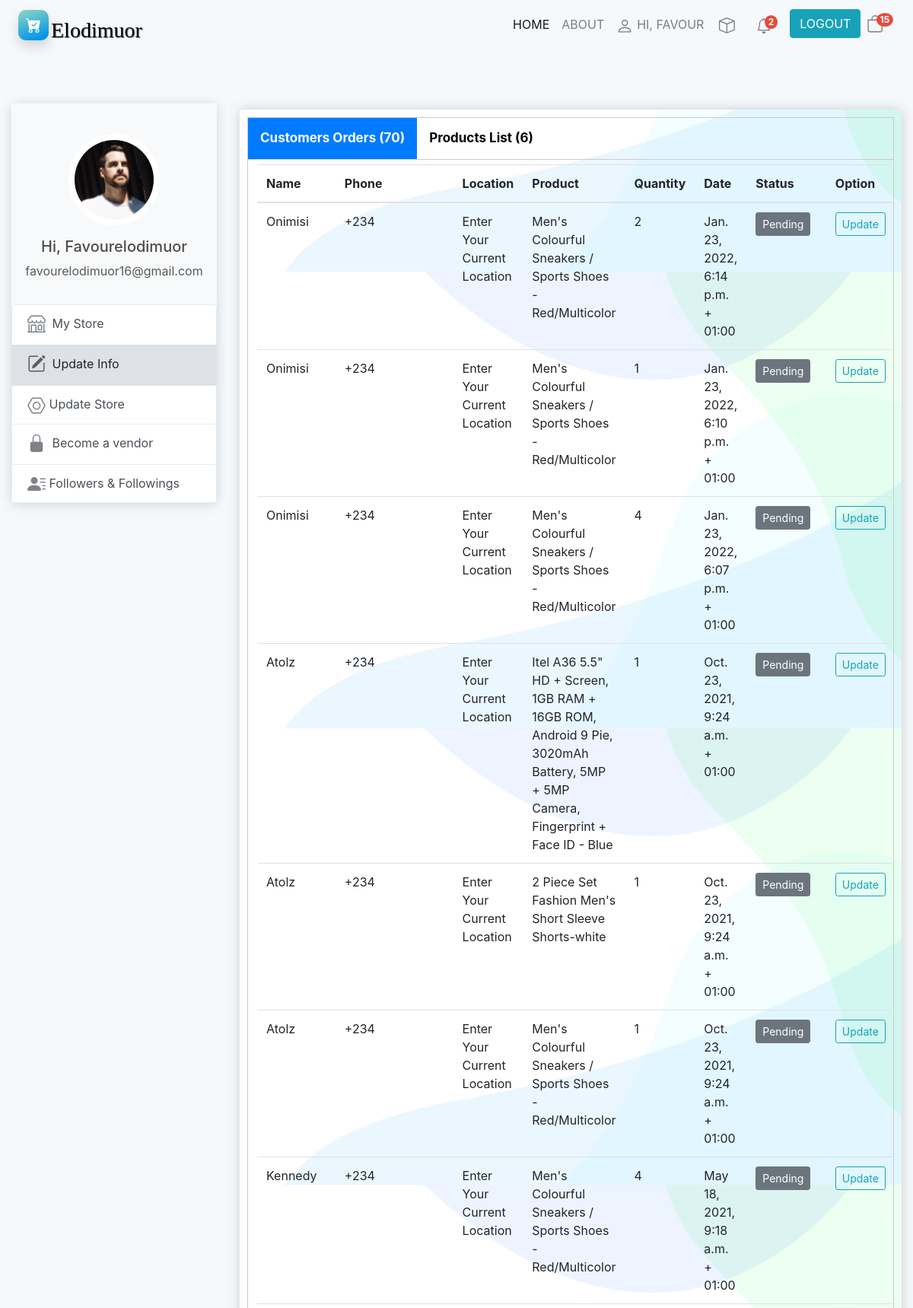
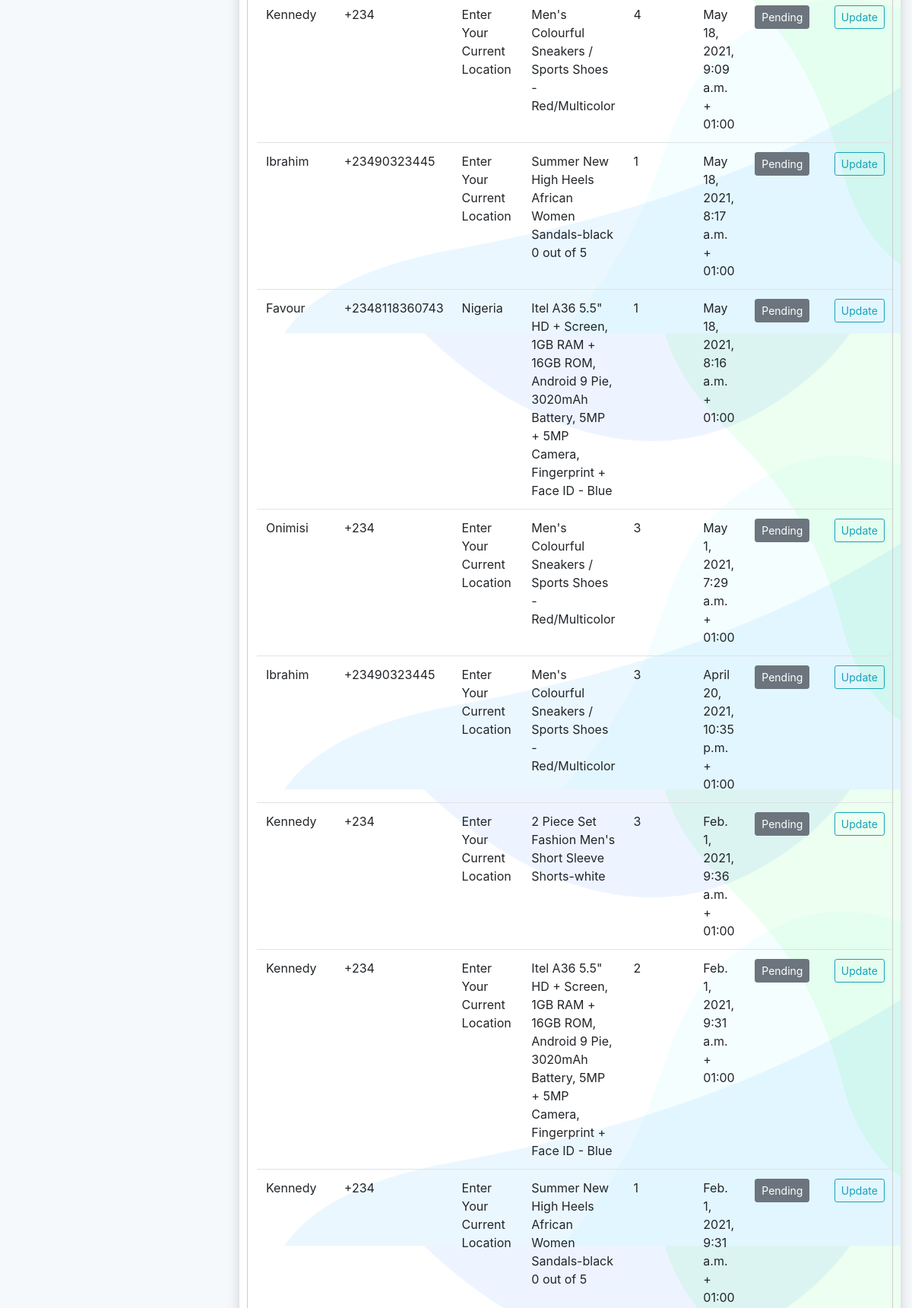
/profile/customers/ (signed in, upper part), run on the app's committed database (2 pictures, top to bottom).
### users/models.py (models this page shows, shortened)
class User(AbstractUser):
    paid_until = models.DateField(
        null=True,
        blank=True
    )
    def has_paid(
            self,
            current_date=datetime.date.today()
    ):
        if self.paid_until is None:
            return False
        return current_date < self.paid_until
    location = models.CharField(max_length=255, default='Enter Your Current Location')
    phone_number = models.CharField(max_length=20, default='+234')
    customer_pics = models.ImageField(default='146-1468479_my-profile-icon-blank-profile-picture-circle-hd.png',
                                      upload_to='images'
                                      )
    follower = models.ManyToManyField(settings.AUTH_USER_MODEL, blank=True)
    user_following_list = models.ManyToManyField(settings.AUTH_USER_MODEL, related_name='following_list')
    customer = models.ForeignKey(Customer, null=True, blank=True, on_delete=models.CASCADE)
    subscription = models.ForeignKey(Subscription, null=True, blank=True, on_delete=models.CASCADE)

### store/models.py (models this page shows, shortened)
class OrderItem(models.Model):
    product = models.ForeignKey(Product, on_delete=models.CASCADE, null=True, blank=True)
    customer = models.ForeignKey(settings.AUTH_USER_MODEL, on_delete=models.CASCADE, null=True, blank=True)
    order = models.ForeignKey(Order, on_delete=models.CASCADE, null=True, blank=True)
    quantity = models.IntegerField(default=0, null=True, blank=True)
    date_added = models.DateTimeField(auto_now=True)
    CATEGORY_CHOICES = (
        ('Pending', 'Pending'),
        ('Delivered', 'Delivered'),
    )
    status = models.CharField(choices=CATEGORY_CHOICES, max_length=10, null=True, blank=True)
    def __str__(self):
        return str(self.order)

class Product(models.Model):
    name = models.CharField(max_length=220, default='Enter product name')
    price = models.FloatField(default=10)
    digital = models.BooleanField(default=False)
    category = models.ForeignKey(Category, on_delete=models.CASCADE)
    description = RichTextField()
    image = models.ImageField(
        upload_to='upload/products',
        default='2+placeholder test.png'
    )
    image2 = models.ImageField(
        upload_to='upload/products',
        null=True, blank=True
    )
    date = models.DateTimeField(default=timezone.now)
    seller = models.ForeignKey(settings.AUTH_USER_MODEL, on_delete=models.CASCADE)
    seller_delivery_price = models.FloatField(null=True, blank=True)
    date_updated = models.DateTimeField(auto_now=True)
    count = models.IntegerField(default=0)
    order_count = models.IntegerField(default=0)
    def __str__(self):
        return self.name
    @property
    def get_customer_(self):
        customers = self.orderitem_set.all().order_by('-order')[0:2]
        return customers

### users/views.py (the view)
# urls.py: path('profile/customers/', user_views.customer_product_list, name='customer-product-list'),
@login_required
def customer_product_list(request):
    products = Product.objects.filter(seller=request.user).order_by('-id')
    if Vendor.objects.filter(user=request.user).exists():
        notify_orders = OrderItem.objects.filter(
            product__in=request.user.product_set.all()).order_by('-date_added')[:5]
    else:
        notify_orders = {'notify_orders': 0}
    total_product = products.count()
    orders = OrderItem.objects.filter(product=products).order_by('-date_added')
    customers_orders = OrderItem.objects.filter(product__in=request.user.product_set.all()).order_by(
        '-date_added')
    if request.user.is_authenticated:
        user_followers = request.user.userfollower_set.all().order_by('-date_followed')[:4]
    else:
        user_followers = 0
    if request.user.is_authenticated:
        customer = request.user
        order, created = Order.objects.get_or_create(customer_name=customer, complete=False)
        items = OrderItem.objects.filter(order=order)
        cartItems = order.get_cart_items
    else:
        items = []
        order = {'get_cart_total': 0, 'get_cart_items': 0, 'shipping': False}
        cartItems = order['get_cart_items']
    context = {
        'customers_orders': customers_orders,
        "notify_orders": notify_orders,
        "user_followers": user_followers,
        'products': products,
        'cartItems': cartItems,
        'total_product': total_product,
        'orders': orders,
        'items': items,
    }
    return render(request, 'users/customer_product_list.html', context)

### users/templates/users/customer_product_list.html (shortened to what this page needs)
{% extends 'store/base.html' %}
{% block content %}
{% include "store/nav.html" %}
{% load static %}
{% load crispy_forms_tags %}
<div class="row mt-2">
    <div class="col-lg-3">
        <div class="sticky-top" style="top: 70px">
            <div class="card border-0">
                <div align="center" class="customer-profile">
                    <br>
                    <img width="120" height="120" background="#777" color="#777"
                         class="rounded-circle customer-image img-fluid" src="{{ user.customer_pics.url }}">
                    <h5>Hi, {{ user }}
                    </h5>
                    <p class="text-truncate">{{ user.email }}</p>
                </div>
                <ul class="customer-nav list-group">
                    <a href="{% url 'user-post' user.username %}"
                       class="d-flex justify-content-between align-items-center list-group-item">
                        <span>
                        My Store
                        </span>
                    </a>
                    <a href="{% url 'update-info' %}"
                       class="d-flex justify-content-between align-items-center active list-group-item">
                        <span>
                                Update Info
                        </span>
                    </a>
                    <a href="{% url 'update_store' %}"
                       class="d-flex justify-content-between align-items-center list-group-item">
                        <span>
                                Update Store
                        </span>
                    </a>
                    {% if request.user.vendor %}
                    {% if request.user.has_paid %}
                    <a href="{% url 'store-create' %}"
                       class="d-flex justify-content-between align-items-center list-group-item">
                            <span>
                                <svg style="opacity: 0.7" width="1.5em" height="1.5em" viewBox="0 0 16 16"
                                     class="bi bi-unlock-fill float-righ mb-1 mr-1"
                                     fill="currentColor"
                                     xmlns="http://www.w3.org/2000/svg">
                                    <path d="M.5 9a2 2 0 0 1 2-2h7a2 2 0 0 1 2 2v5a2 2 0 0 1-2 2h-7a2 2 0 0 1-2-2V9z"/>
                                    <path fill-rule="evenodd"
                                          d="M8.5 4a3.5 3.5 0 1 1 7 0v3h-1V4a2.5 2.5 0 0 0-5 0v3h-1V4z"/>
                                </svg>
                                Become a vendor
                            </span>
                    </a>
                    {% else %}
                    <a href="{% url 'subscription' %}"
                       class="d-flex justify-content-between align-items-center list-group-item">
                            <span>
                                Become a vendor
                            </span>
                    </a>
                    {% endif %}
                    {% endif %}
                    <a href="{% url 'user_follower_view' %}"
                       class="d-flex justify-content-between align-items-center list-group-item">
                        <span>
                        Followers & Followings
                        </span>
                    </a>
                </ul>
            </div>
        </div>
        <br>
    </div>
    <div class="col-lg-9 mb-2 mt-2" style="">
        <div class="box-element"
             style="overflow:auto;background-image:url('{% static 'images/corner-4.png' %}');background-position: right; border-top-right-radius: .375rem;">
            <div class="tab">
                <button class="tablinks" onclick="openCity(event, 'London')" id="defaultOpen">
                    <b>Customers Orders ({{ customers_orders.count }})</b>
                </button>
                <button class="tablinks" onclick="openCity(event, 'Paris')">
                    <b style="
                        display: flex;
                        flex-direction: column;">Products List ({{ total_product }})</b>
                </button>
            </div>
            <div id="London" class="tabcontent">
                <table class="table table-hover">
                    <thead>
                    <tr>
                        <th>Name</th>
                        <th>Phone</th>
                        <th>Location</th>
                        <th>Product</th>
                        <th>Quantity</th>
                        <th>Date</th>
                        <th>Status</th>
                        <th>Option</th>
                    </tr>
                    </thead>
                    <tbody>
                    {% for p in customers_orders %}
                    {% if p.order.complete %}
                    <tr>
                        <td>
                            {% if p.customer.first_name %}
                            {{ p.customer.first_name }}
                            {% else %}
                            {{ p.customer }}
                            {% endif %}
                        </td>
                        <td>{{ p.customer.phone_number }}</td>
                        <td>{{ p.customer.location }}</td>
                        <td>{{ p.product }}</td>
                        <td>{{ p.quantity }}</td>
                        <td>{{ p.date_added }} + 01:00</td>
                        <td>
                            {% if p.status == 'Delivered' %}
                            <b><span class="btn btn-sm btn-info">Delivered</span></b>
                            {% else %}
                            <b><span class="btn btn-sm btn-secondary">Pending</span></b>
                            {% endif %}
                        </td>
                        <td>
                            <b><a href="{% url 'update_store_del' p.id %}"
                                  class="btn btn-sm btn-outline-info">Update</a></b>
                        </td>
                    </tr>
                    {% endif %}
                    {% endfor %}
                    </tbody>
                </table>
            </div>
        </div>
    </div>
</div>
{% endblock content %}

### store/templates/store/nav.html (shortened to what this page needs)
{% load static %}
{% load humanize %}
<link
        rel="stylesheet"
        href="https://cdnjs.cloudflare.com/ajax/libs/animate.css/4.1.1/animate.min.css"
/>
<nav class="bg-light navbar navbar-expand-lg navbar-light fixed-top mb-4" style="background-color: #f6f9fc !important;">
    <div class="form-inline my-2 my-lg-0">
        <a href="{% url 'home' %}" class="text-decoration-none">
            <div class="ml-2 row container shadow flex-column" style="box-shadow: 1px 1px grey;
                        background-color: #00BFFF;
                        background-image: linear-gradient(160deg, #80D0C7 10%,  #0093E9 90%);
                        border-radius: 10px;
                        width: 40px;
	                    height: 40px;
                        padding: 5px;
                        padding-bottom: 10px;
                        padding-top: 10px;">
                <h3 class="ml-2 mb-2 font-shadow" style="color: black;display: inline-block; font-family:
                    Lucida Calligraphy;text-shadow: 1px 1px 1px grey;">Elodimuor
                </h3>
            </div>
        </a>
    </div>
    <nav id="navbar_main" class="mobile-offcanvas navbar navbar-expand-lg navbar-light bg-light"
         style="background-color: #f6f9fc !important;">
    </nav>
    <div class="navbar-collapse mr-auto order-lg-2 collapse hide_nav" id="navbarCollapse" style="">
        <ul class="navbar-nav">
            <form class="form-inline ">
                <ul class="navbar-nav mr-auto">
                    {% if user.is_authenticated %}
                    <li class="nav-item active">
                        <a href="{% url 'home' %}" class="nav-link">HOME</a>
                    </li>
                    <li class="nav-item">
                        <a href="{% url 'about' %}" class="nav-link">ABOUT</a>
                    </li>
                    <li class="nav-item">
                        <a href="{% url 'profile' %}" class="nav-link">
                            HI,
                            {% if request.user.first_name %}
                            {{ request.user.first_name|safe|truncatechars:"7"|upper }}
                            {% else %}
                            {{ request.user|safe|truncatechars:"7"|upper }}
                            {% endif %}
                        </a>
                    </li>
                    <li class="nav-item dropdown no-arrow mx-1">
                        <a class="nav-link notification-btn" href="#" id="alertsDropdown" role="button"
                           data-href=''
                           data-toggle="dropdown" aria-haspopup="true" aria-expanded="false">
                        </a>
                    </li>
                    <li class="nav-item dropdown mr-3 ml-2">
                        <a class="nav-link " href="#" id="navbarDropdown" role="button"
                           data-toggle="dropdown" aria-haspopup="true" aria-expanded="false">
                            <span class="badge badge_ badge-danger badge-counter" id="counter">2
                            </span>
                        </a>
                    </li>
                    <br>
                    <li class="nav-item">
                        <a class="nav-success btn btn-info mr-sm-2" href="{% url 'logout' %}">
                            LOGOUT
                        </a>
                    </li>
                    <br>
                    <li class="nav-item">
                        <a style="margin-right:10px;float:left;" href="{% url 'cart' %}"
                           class="text-decoration-none d-flex align-items-center order-lg-3">
                            <span>
                                <p style="margin-left: -10px; border-radius: 100%" class="badge badge-danger _result">
                                {{ cartItems }}
                                </p>
                            </span>
                        </a>
                    </li>
                    <br>
                    {% endif %}
                </ul>
            </form>
        </ul>
    </div>
</nav>

### data on the page
User: user.first_name "FAVOUR", customer_pics (picture), username "Favourelodimuor", email "favourelodimuor16@gmail.com"
OrderItem: customer.first_name "Onimisi", customer.phone_number "+234", customer.location "Enter Your Current Location", product "Men's Colourful Sneakers / Sports Shoes - Red/Multicolor", quantity "2", date_added "Jan. 23, 2022, 6:14 p.m.", shows "Pending"
OrderItem: customer.first_name "Onimisi", customer.phone_number "+234", customer.location "Enter Your Current Location", product "Men's Colourful Sneakers / Sports Shoes - Red/Multicolor", quantity "1", date_added "Jan. 23, 2022, 6:10 p.m.", shows "Pending"
OrderItem: customer.first_name "Onimisi", customer.phone_number "+234", customer.location "Enter Your Current Location", product "Men's Colourful Sneakers / Sports Shoes - Red/Multicolor", quantity "4", date_added "Jan. 23, 2022, 6:07 p.m.", shows "Pending"
OrderItem: customer.first_name "Atolz", customer.phone_number "+234", customer.location "Enter Your Current Location", product "Itel A36 5.5\" HD + Screen, 1GB RAM + 16GB ROM, Android 9 Pie, 3020mAh Battery, 5MP + 5MP Camera, Fingerprint + Face ID - Blue", quantity "1", date_added "Oct. 23, 2021, 9:24 a.m.", shows "Pending"
OrderItem: customer.first_name "Atolz", customer.phone_number "+234", customer.location "Enter Your Current Location", product "2 Piece Set Fashion Men's Short Sleeve Shorts-white", quantity "1", date_added "Oct. 23, 2021, 9:24 a.m.", shows "Pending"
OrderItem: customer.first_name "Atolz", customer.phone_number "+234", customer.location "Enter Your Current Location", product "Men's Colourful Sneakers / Sports Shoes - Red/Multicolor", quantity "1", date_added "Oct. 23, 2021, 9:24 a.m.", shows "Pending"
OrderItem: customer.first_name "Kennedy", customer.phone_number "+234", customer.location "Enter Your Current Location", product "Men's Colourful Sneakers / Sports Shoes - Red/Multicolor", quantity "4", date_added "May 18, 2021, 9:18 a.m.", shows "Pending"
OrderItem: customer.first_name "Kennedy", customer.phone_number "+234", customer.location "Enter Your Current Location", product "Men's Colourful Sneakers / Sports Shoes - Red/Multicolor", quantity "4", date_added "May 18, 2021, 9:09 a.m.", shows "Pending"
OrderItem: customer.first_name "Ibrahim", customer.phone_number "+23490323445", customer.location "Enter Your Current Location", product "Summer New High Heels African Women Sandals-black 0 out of 5", quantity "1", date_added "May 18, 2021, 8:17 a.m.", shows "Pending"
OrderItem: customer.first_name "Favour", customer.phone_number "+2348118360743", customer.location "Nigeria", product "Itel A36 5.5\" HD + Screen, 1GB RAM + 16GB ROM, Android 9 Pie, 3020mAh Battery, 5MP + 5MP Camera, Fingerprint + Face ID - Blue", quantity "1", date_added "May 18, 2021, 8:16 a.m.", shows "Pending"
OrderItem: customer.first_name "Onimisi", customer.phone_number "+234", customer.location "Enter Your Current Location", product "Men's Colourful Sneakers / Sports Shoes - Red/Multicolor", quantity "3", date_added "May 1, 2021, 7:29 a.m.", shows "Pending"
OrderItem: customer.first_name "Ibrahim", customer.phone_number "+23490323445", customer.location "Enter Your Current Location", product "Men's Colourful Sneakers / Sports Shoes - Red/Multicolor", quantity "3", date_added "April 20, 2021, 10:35 p.m.", shows "Pending"
OrderItem: customer.first_name "Kennedy", customer.phone_number "+234", customer.location "Enter Your Current Location", product "2 Piece Set Fashion Men's Short Sleeve Shorts-white", quantity "3", date_added "Feb. 1, 2021, 9:36 a.m.", shows "Pending"
OrderItem: customer.first_name "Kennedy", customer.phone_number "+234", customer.location "Enter Your Current Location", product "Itel A36 5.5\" HD + Screen, 1GB RAM + 16GB ROM, Android 9 Pie, 3020mAh Battery, 5MP + 5MP Camera, Fingerprint + Face ID - Blue", quantity "2", date_added "Feb. 1, 2021, 9:31 a.m.", shows "Pending"
OrderItem: customer.first_name "Kennedy", customer.phone_number "+234", customer.location "Enter Your Current Location", product "Summer New High Heels African Women Sandals-black 0 out of 5", quantity "1", date_added "Feb. 1, 2021, 9:31 a.m.", shows "Pending"

### other printed values
{{ cartItems }} "15"
{{ customers_orders.count }} "70"
{{ total_product }} "6"
